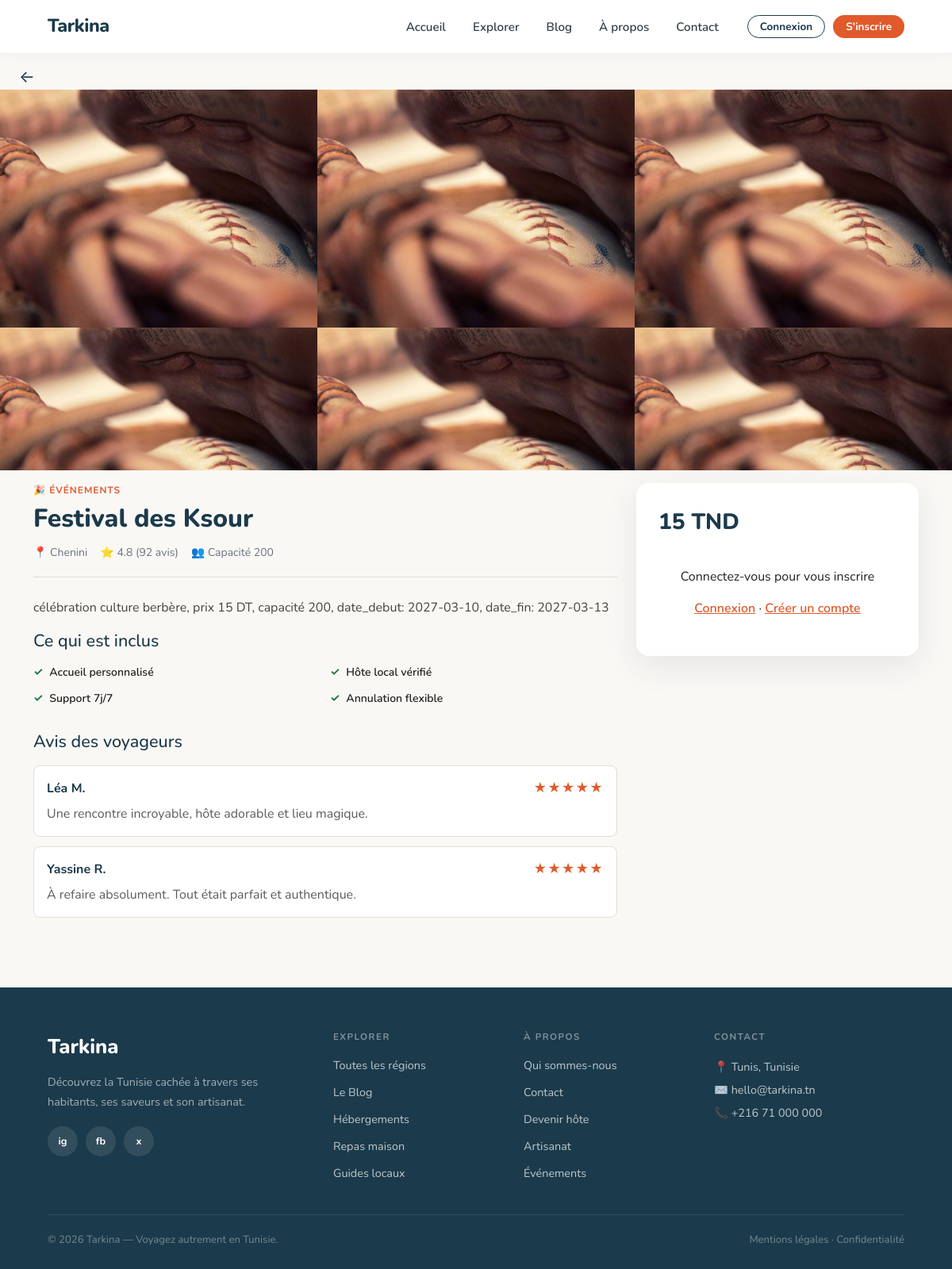
The page /evenement.php?id=7 on the database its author committed.
### tables this page shows
CREATE TABLE `evenement` (
  `id` int(10) UNSIGNED NOT NULL,
  `titre` varchar(255) NOT NULL,
  `localisation` varchar(255) NOT NULL,
  `prix` decimal(10,2) NOT NULL DEFAULT 0.00,
  `description` text DEFAULT NULL,
  `capacite` int(11) NOT NULL DEFAULT 1,
  `date_debut` date DEFAULT NULL,
  `date_fin` date DEFAULT NULL,
  `inclus` text DEFAULT NULL,
  `photo_principale` varchar(500) DEFAULT NULL,
  `photos_sec` text DEFAULT NULL,
  `statut` varchar(30) NOT NULL DEFAULT 'brouillon',
  `created_at` timestamp NOT NULL DEFAULT current_timestamp(),
  `updated_at` timestamp NOT NULL DEFAULT current_timestamp() ON UPDATE current_timestamp(),
  `region_id` int(10) UNSIGNED DEFAULT NULL
);

### includes/service_helpers.php (called while the page is built, shortened)
<?php
function service_fetch_item($conn, $table, $id)
{
    $allowed = ['hebergement', 'repas', 'guide', 'evenement', 'artisanat'];
    $sql = "SELECT t.*, r.id AS region_id, r.nom AS region_nom
            FROM `$table` t
            LEFT JOIN region r ON t.region_id = r.id
            WHERE t.id = ? LIMIT 1";
    $stmt = mysqli_prepare($conn, $sql);
    mysqli_stmt_bind_param($stmt, 'i', $id);
    mysqli_stmt_execute($stmt);
    $result = mysqli_stmt_get_result($stmt);
    $row = mysqli_fetch_assoc($result);
    return $row ?: null;
}
function service_photo_url($path, $fallback = '')
{
    return 'uploads/' . ltrim($path, '/');
}
function service_main_photo($item, $fallback = '')
{
    if (!empty($item['photo_principale'])) {
        return service_photo_url($item['photo_principale'], $fallback);
    }
    return service_photo_url('', $fallback);
}
function service_secondary_photos($item, $count = 4, $fallback = '')
{
    $photos = [];
    $main = service_main_photo($item, $fallback);
    while (count($photos) < $count) {
        $photos[] = $main;
    }
    return array_slice($photos, 0, $count);
}
function service_localisation($item)
{
    if (!empty($item['localisation'])) {
        return $item['localisation'];
    }
    return 'Tunisie';
}
function service_default_inclus()
{
    return [
        'Accueil personnalisé',
        'Hôte local vérifié',
        'Support 7j/7',
        'Annulation flexible',
    ];
}
function service_placeholder_reviews()
{
    return [
        ['name' => 'Léa M.', 'text' => 'Une rencontre incroyable, hôte adorable et lieu magique.'],
        ['name' => 'Yassine R.', 'text' => 'À refaire absolument. Tout était parfait et authentique.'],
    ];
}

### evenement.php (the view, shortened to what this page needs)
<?php
require_once __DIR__ . '/db.php';
require_once __DIR__ . '/includes/service_helpers.php';
mysqli_set_charset($conn, 'utf8mb4');
$id = isset($_GET['id']) ? (int) $_GET['id'] : 0;
$item = service_fetch_item($conn, 'evenement', $id);
$mainPhoto = service_main_photo($item, 'https://images.unsplash.com/photo-1492684223066-81342ee5ff30?w=1200&q=80');
$gridPhotos = service_secondary_photos($item, 6, $mainPhoto);
$prix = (float) ($item['prix'] ?? 0);
$capacite = max(1, (int) ($item['capacite'] ?? 50));
$inclus = service_default_inclus();
$reviews = service_placeholder_reviews();
$desc = trim((string) ($item['description'] ?? 'Participez à un événement culturel unique en Tunisie.'));
?>
<!DOCTYPE html>
<html lang="fr">
<head>
  <link rel="stylesheet" href="https://cdn.jsdelivr.net/npm/bootstrap@5.3.0/dist/css/bootstrap.min.css">
  <link rel="stylesheet" href="https://cdn.jsdelivr.net/npm/flatpickr/dist/flatpickr.min.css">
  <link rel="stylesheet" href="assets/css/service-page.css">
</head>
<body class="service-page">
<?php include __DIR__ . '/navbar.php'; ?>
<button onclick="history.back()"
  style="background:none;border:none;cursor:pointer;font-size:1.3rem;
  color:#1B3A4B;padding:14px 0 0 24px;display:flex;align-items:center;gap:6px;"
  onmouseover="this.style.color='#E05A2B'"
  onmouseout="this.style.color='#1B3A4B'">
  &#8592;
</button>
<div class="service-gallery-grid6" style="height:480px;">
  <?php foreach ($gridPhotos as $ph): ?><img src="<?= htmlspecialchars($ph) ?>" alt=""><?php endforeach; ?>
</div>
<div class="container py-3">
  <div class="row g-4">
    <div class="col-lg-8">
      <div class="service-cat">🎉 ÉVÉNEMENTS</div>
      <h1 class="service-title"><?= htmlspecialchars($item['titre']) ?></h1>
      <div class="service-meta">
        <span>📍 <?= htmlspecialchars(service_localisation($item)) ?></span>
        <span>⭐ 4.8 (92 avis)</span>
        <span>👥 Capacité <?= $capacite ?></span>
      </div>
      <p class="service-desc"><?= nl2br(htmlspecialchars($desc)) ?></p>
      <div class="service-section"><h3>Ce qui est inclus</h3><div class="inclus-grid"><?php foreach ($inclus as $i): ?><div class="inclus-item"><span class="check">✓</span> <?= htmlspecialchars($i) ?></div><?php endforeach; ?></div></div>
      <div class="service-section"><h3>Avis des voyageurs</h3>
        <?php foreach ($reviews as $r): ?><div class="review-card"><div class="review-head"><span class="review-name"><?= htmlspecialchars($r['name']) ?></span><span class="review-stars">★★★★★</span></div><p class="mb-0 text-muted"><?= htmlspecialchars($r['text']) ?></p></div><?php endforeach; ?>
      </div>
    </div>
    <div class="col-lg-4">
      <div class="booking-card">
        <div class="booking-price"><?= number_format($prix, 0) ?> TND</div>
        <?php if (empty($_SESSION['user_id'])): ?>
          <div class="login-prompt"><p>Connectez-vous pour vous inscrire</p><a href="login.php">Connexion</a> · <a href="register.php">Créer un compte</a></div>
        <?php endif; ?>
      </div>
    </div>
  </div>
</div>
<?php include __DIR__ . '/footer.php'; ?>
</body>
</html>

### assets/css/service-page.css (style rules this page uses)
:root { --primary: #E05A2B; --navy: #1B3A4B; --light-bg: #FAF8F5; --border: #E2DDD6; --muted: #6B7280; }
body.service-page { font-family: 'Lato', sans-serif; background: var(--light-bg); color: #222; }
.service-gallery-grid6 { display: grid; grid-template-columns: repeat(3, 1fr); grid-template-rows: repeat(2, 1fr); height: 500px; overflow: hidden; }
.service-gallery-grid6 img { width: 100%; height: 100%; object-fit: cover; }
.service-cat { font-size: 12px; font-weight: 700; letter-spacing: 0.08em; text-transform: uppercase; color: var(--primary); margin-bottom: 8px; }
.service-title { font-family: 'Playfair Display', serif; font-size: 2rem; font-weight: 800; color: var(--navy); margin-bottom: 12px; }
.service-meta { display: flex; flex-wrap: wrap; gap: 16px; color: var(--muted); font-size: 14px; margin-bottom: 24px; padding-bottom: 20px; border-bottom: 1px solid var(--border); }
.service-desc { color: #444; line-height: 1.75; margin-bottom: 16px; white-space: pre-wrap; }
.service-section h3 { font-family: 'Playfair Display', serif; font-size: 1.35rem; color: var(--navy); margin-bottom: 16px; }
.inclus-grid { display: grid; grid-template-columns: 1fr 1fr; gap: 12px; margin-bottom: 32px; }
.inclus-item { display: flex; align-items: center; gap: 8px; font-size: 14px; font-weight: 600; }
.inclus-item .check { color: #1f7a43; font-weight: 700; }
.review-card { background: #fff; border: 1px solid var(--border); border-radius: 8px; padding: 16px; margin-bottom: 12px; }
.review-head { display: flex; justify-content: space-between; align-items: center; margin-bottom: 8px; }
.review-name { font-weight: 700; color: var(--navy); }
.review-stars { color: var(--primary); letter-spacing: 1px; }
.booking-card { background: #fff; border-radius: 16px; box-shadow: 0 12px 40px rgba(27, 58, 75, 0.1); padding: 28px; position: sticky; top: 90px; }
.booking-price { font-size: 1.75rem; font-weight: 800; color: var(--navy); margin-bottom: 16px; }
.login-prompt { text-align: center; padding: 20px 0; }
.login-prompt a { color: var(--primary); font-weight: 600; }

### assets/css/typography.css (style rules this page uses)
body, h1, h2, h3, h4, h5, h6, p, a, span, li, ul, ol, label, button, input, select, textarea, small, strong, b, em, td, th, blockquote, figcaption, div, section, article, aside, header, footer, nav { font-family: 'Nunito', 'Segoe UI', system-ui, -apple-system, sans-serif !important; }

### rows shown on the page
evenement: photo_principale (picture), titre "Festival des Ksour", localisation "Chenini", capacite "200", description "célébration culture berbère, prix 15 DT, capacité 200, date_debut: 2027-03-10, date_fin: 2027-03-13", prix "15"

### other values the page prints
$i "Accueil personnalisé"
$i "Hôte local vérifié"
$i "Support 7j/7"
$i "Annulation flexible"
$r['name'] "Léa M."
$r['text'] "Une rencontre incroyable, hôte adorable et lieu magique."
$r['name'] "Yassine R."
$r['text'] "À refaire absolument. Tout était parfait et authentique."
